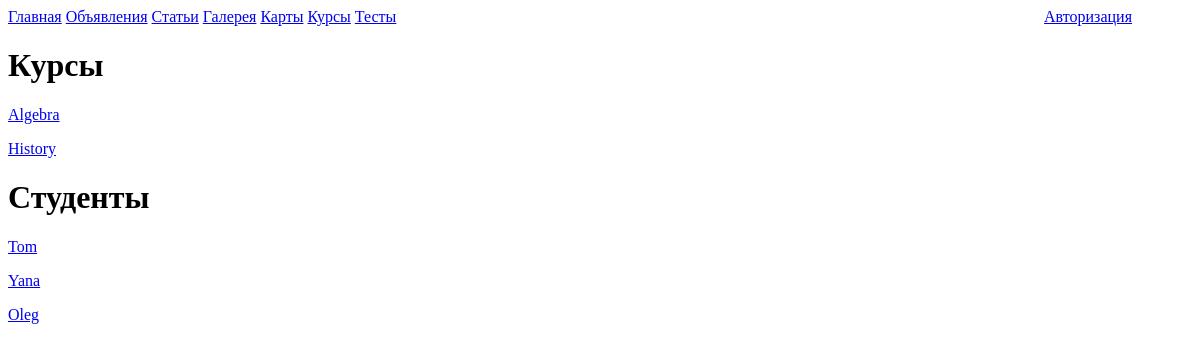
The app's page /courses/, older data.
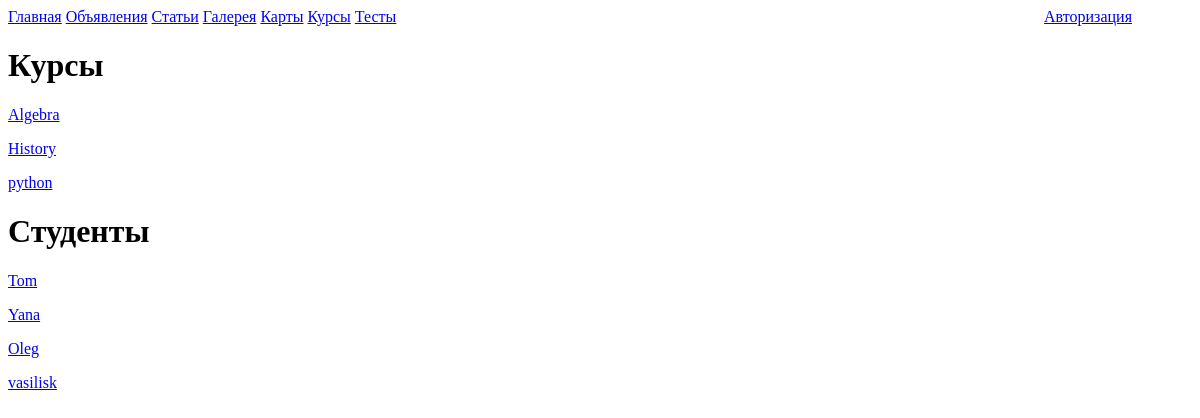
The same page, newer data.
### MySyte/apps/courses/models.py (models this page shows, shortened)
class Course(models.Model):
	name = models.CharField('Название курса', max_length=100)
	class Meta:
		verbose_name = 'Курс'
		verbose_name_plural = 'Курсы'

class Student(models.Model):
	name = models.CharField('Имя студента', max_length=80)
	courses = models.ManyToManyField(Course)
	class Meta:
		verbose_name="Студент"
		verbose_name_plural="Студенты"

### MySyte/apps/courses/views.py (the view)
# urls.py: path('', views.index, name='index'),
def index(request):
	courses = Course.objects.all()
	students = Student.objects.all()
	return render(request, 'courses/courses.html', {'courses': courses, 'students': students})

### MySyte/templates/courses/courses.html
{% extends 'base.html' %}
{% block body %}
<h1>Курсы</h1>
	{% if courses %}
		{% for course in courses %}
			<p><a href="{% url 'courses:course_students' course.pk %}">{{course.name}}</a></p>
		{% endfor %}
	{% endif %}
<h1>Студенты</h1>
	{% if students %}
		{% for student in students %}
			<p><a href="{% url 'courses:student_courses' student.pk %}">{{student.name}}</a></p>
		{% endfor %}
	{% endif %}
{% endblock %}

Row changes from the older to the newer data that the page shows:
added Course: name "python"
added Student: name "vasilisk"
